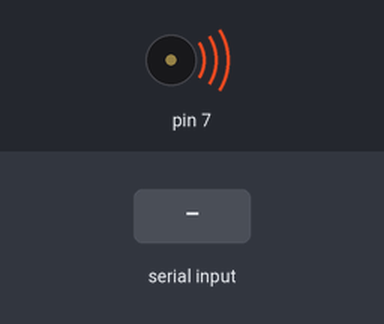
The sketch below on a simulated Arduino Uno, built with avr-gcc and run on an emulated ATmega328P. Shown: buzzer (waves = sounding). The inputs (shaded band) are chosen by the test bench. What the sketch prints to the serial monitor is not drawn.

Above: at 0.1 s.
At 2.3 s:
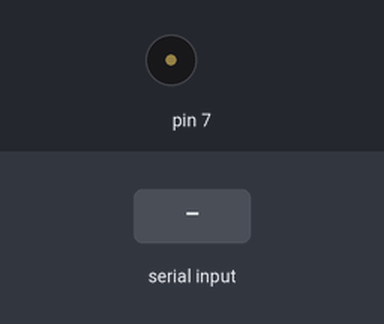
2.4 s: "f,1\n" received over Serial
Timing chart, 0 to 5.4 s (numbered marks = the images above; inputs shaded):
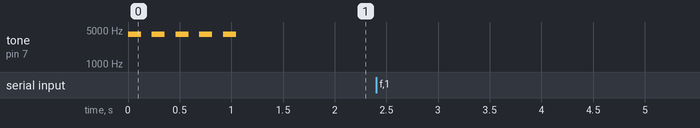

The sketch:

Bip_Buzzer.ino
```cpp
int freq = 4050, time = 126, dly = 230;

void setup() {
    Serial.begin(115200);
    pinMode(7, OUTPUT);

    for(int i=0;i<5;i++){
      tone(7, freq, time);
      delay(dly);
      noTone(7);
    }

/*
126
126
126
126
126
*/

}

void loop() {
  if (Serial.available() > 0) { // Verifica se há dados disponíveis no monitor serial
    String input = Serial.readStringUntil('\n'); // Lê a string enviada pelo monitor serial
    input.trim(); // Remove espaços em branco do início e do fim da string

    int index = input.indexOf("=");

    if (input.startsWith("f")) {
      freq = input.substring(index + 1).toInt();
    }
    else if (input.startsWith("t")) {
      time = input.substring(index + 1).toFloat();
    }
    else if(input.startsWith("d")){
      dly = input.substring(index + 1).toFloat();
    }

    Serial.print(freq);
    Serial.print(" | ");
    Serial.print(time);
    Serial.print(" | ");
    Serial.println(dly);

    tone(7, freq, time);
    delay(dly);
    noTone(7);

  }//end if serial available
  /* else{

    Serial.print(freq);
    Serial.print(" | ");
    Serial.print(time);
    Serial.print(" | ");
    Serial.println(dly);

    // tone(7, freq, time);
    // delay(dly);
    // noTone(7);

  } */
	delay(50);
}
```

Measured:
- after the input at 2.4 s, every drawn part: stays the same
